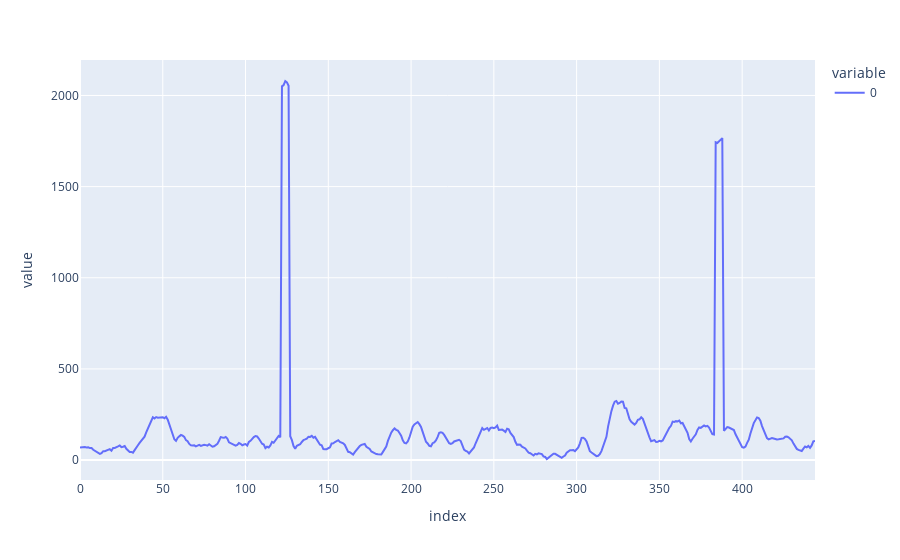

Notebook code cell kept with this figure:
### Code cell
px.line(vel_smooth)

### Figure 1 — Plotly figure (JSON) as saved in the notebook; plotly's stock layout.template omitted (floating-point values rounded to 4 significant figures; data arrays with more than 128 entries replaced by an {"elided": "..."} marker saying what was removed)
{"data": [{"hovertemplate": "variable=0<br>index=%{x}<br>value=%{y}<extra></extra>", "legendgroup": "0", "line": {"color": "#636efa", "dash": "solid"}, "marker": {"symbol": "circle"}, "mode": "lines", "name": "0", "orientation": "v", "showlegend": true, "type": "scatter", "x": {"elided": "445 int values"}, "xaxis": "x", "y": {"elided": "445 float values"}, "yaxis": "y"}], "layout": {"legend": {"title": {"text": "variable"}, "tracegroupgap": 0}, "margin": {"t": 60}, "xaxis": {"anchor": "y", "domain": [0, 1], "title": {"text": "index"}}, "yaxis": {"anchor": "x", "domain": [0, 1], "title": {"text": "value"}}}}
